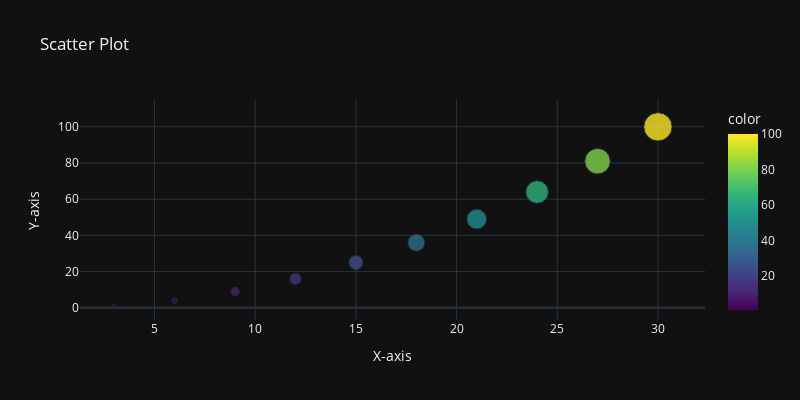

Write notebook code for a chart like this one.
### Code cell
x = [3,6,9,12,15,18,21,24,27,30]
y = [1,4,9,16,25,36,49,64,81,100]
fig = px.scatter(x=x, y=y, title= 'Scatter Plot', labels={'x':'X-axis', 'y':'Y-axis'},
                 width=800, height=400, template='plotly_dark', color=y, size=y, opacity=0.8,
                 color_continuous_scale='Viridis')
fig.show()

### Figure 1 — Plotly figure (JSON) as saved in the notebook; plotly's stock layout.template omitted (floating-point values rounded to 4 significant figures)
{"data": [{"hovertemplate": "X-axis=%{x}<br>Y-axis=%{y}<br>size=%{marker.size}<br>color=%{marker.color}<extra></extra>", "legendgroup": "", "marker": {"color": [1, 4, 9, 16, 25, 36, 49, 64, 81, 100], "coloraxis": "coloraxis", "opacity": 0.8, "size": [1, 4, 9, 16, 25, 36, 49, 64, 81, 100], "sizemode": "area", "sizeref": 0.25, "symbol": "circle"}, "mode": "markers", "name": "", "orientation": "v", "showlegend": false, "type": "scatter", "x": [3, 6, 9, 12, 15, 18, 21, 24, 27, 30], "xaxis": "x", "y": [1, 4, 9, 16, 25, 36, 49, 64, 81, 100], "yaxis": "y"}], "layout": {"coloraxis": {"colorbar": {"title": {"text": "color"}}, "colorscale": [[0, "#440154"], [0.1111, "#482878"], [0.2222, "#3e4989"], [0.3333, "#31688e"], [0.4444, "#26828e"], [0.5556, "#1f9e89"], [0.6667, "#35b779"], [0.7778, "#6ece58"], [0.8889, "#b5de2b"], [1, "#fde725"]]}, "height": 400, "legend": {"itemsizing": "constant", "tracegroupgap": 0}, "title": {"text": "Scatter Plot"}, "width": 800, "xaxis": {"anchor": "y", "domain": [0, 1], "title": {"text": "X-axis"}}, "yaxis": {"anchor": "x", "domain": [0, 1], "title": {"text": "Y-axis"}}}}
